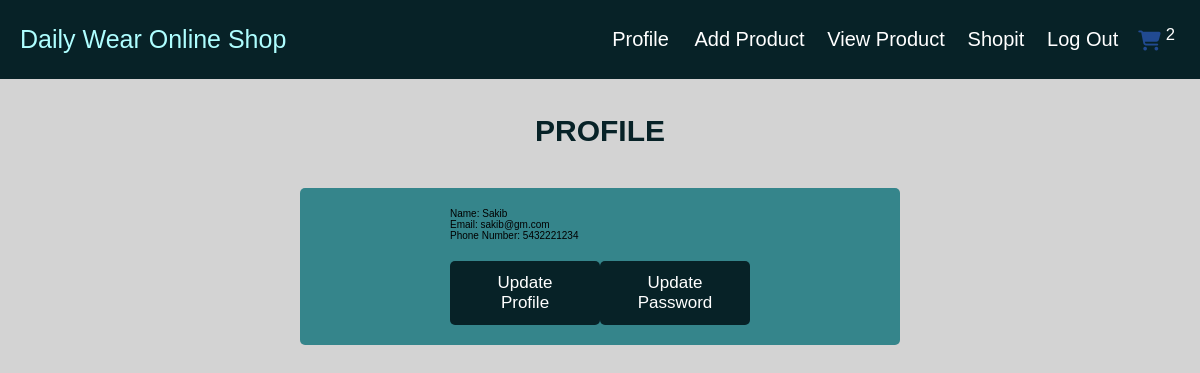
/profile.php (signed in), run on the app's committed database.
### tables this page shows
CREATE TABLE `users` (
  `id` int(11) NOT NULL,
  `full_name` varchar(100) NOT NULL,
  `password` varchar(100) NOT NULL,
  `email` varchar(100) NOT NULL,
  `gender` char(5) NOT NULL,
  `Dob` date NOT NULL,
  `phoneNumber` varchar(11) NOT NULL,
  `token` varchar(255) NOT NULL,
  `status` varchar(255) NOT NULL,
  `profile_image` varchar(255) NOT NULL
);

### profile.php (the view, shortened to what this page needs)
<!-- <?php
include 'Database.php';
$userID = $_SESSION["user"]["id"];
$sql = "SELECT * FROM users WHERE id = $userID";
$result = mysqli_query($conn, $sql);
$user = mysqli_fetch_assoc($result);
$fullName = $user["full_name"];
$email = $user["email"];
$phoneNumber = $user["phoneNumber"];
?> -->
<!DOCTYPE html>
<html lang="en">
<head>
    <link rel="stylesheet" href="css/headerStyle.css">
    <link rel="stylesheet" href="https://cdnjs.cloudflare.com/ajax/libs/font-awesome/6.4.2/css/all.min.css" />
</head>
<body>
    <?php include 'header.php'; ?>
    <div class="container">
        <section class="edit_container">
            <h3 class="heading">Profile</h3>
            <form action="" class="update_product product_container" method="post" enctype="multipart/form-data">
                <div class="profile-fields update-fields">
                    <p>Name: <?php echo $fullName; ?></p>
                    <p>Email: <?php echo $email; ?></p>
                    <p>Phone Number: <?php echo $phoneNumber; ?></p>
                </div>
                <div class="btns">
                    <a href="update_profile.php" class="edit_btn">Update Profile</a>
                    <a href="update_password_html.php" class="edit_btn">Update Password</a>
                </div>
            </form>
        </section>
    </div>
</body>
</html>

### css/headerStyle.css (style rules this page uses)
* { margin: 0; padding: 0; box-sizing: border-box; outline: none; border: none; text-decoration: none; font-family: "Poppins", sans-serif; }
:root { --color1: #072227; --color2: #35858b; --color3: #4fbdba; --color4: #aefeff; --black: #000; --white: #fff; --lightgray: #d3d3d3; --red: rgb(238, 62, 62); }
html { font-size: 62.5%; overflow-x: hidden; }
.container { max-width: 1200px; margin: 0 auto; padding-bottom: 5rem; height: 100vh; background-color: var(--lightgray); }
.heading { text-align: center; font-size: 3rem; text-transform: uppercase; padding: 1.5rem 0 2rem; color: var(--color1); }
section { padding: 2rem; }
.add_product, .update_product { max-width: 600px; background-color: var(--color2); border-radius: 0.5rem; padding: 2rem; margin: 0 auto; margin-top: 2rem; }
.submit_btn, .edit_btn, .cancel_btn { display: block; width: 50%; text-align: center; background-color: var(--color1); color: var(--white); font-size: 1.7rem; padding: 1.2rem 3rem; border-radius: 0.5rem; cursor: pointer; margin-top: 2rem; margin: 0 auto; }
.btns { display: flex; justify-content: center; align-items: center; width: 100%; }
.product_container { display: grid; grid-template-columns: repeat(auto-fit, 30rem); gap: 2rem; justify-content: center; }

### data on the page
users: full_name "Sakib", email "sakib@gm.com", phoneNumber "5432221234"

### other printed values
$row_count "2"
